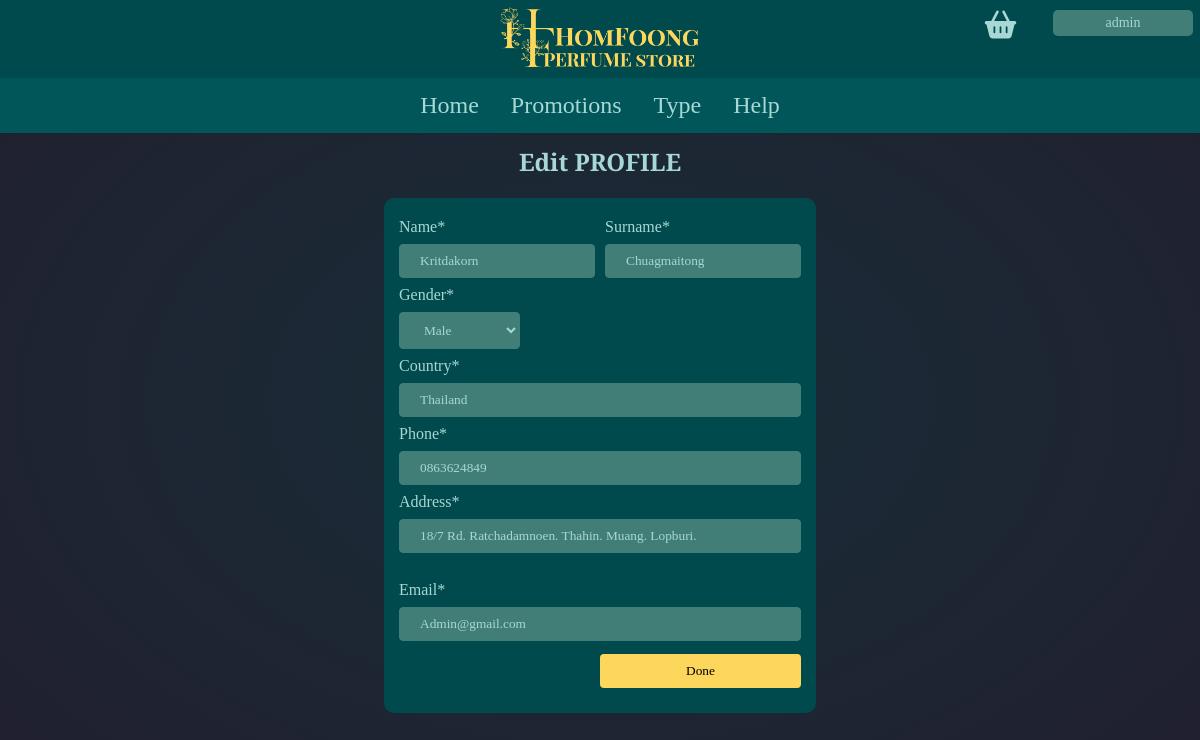
Screenshot of /profile/ (signed in) with the database file from the repository.
### myapp/models.py (models this page shows, shortened)
class customer(models.Model):
    user = models.OneToOneField(User,on_delete=models.CASCADE,default=None)
    email = models.EmailField()
    name = models.CharField(max_length=30)
    phone = models.CharField(max_length=11, blank=True)
    surname = models.CharField(max_length=30)
    gender = models.CharField(max_length=1, default="N")
    country = models.CharField(max_length=50, null=True, blank=True)
    address = models.CharField(max_length=100, null=True, blank=True)
    joined_on = models.DateTimeField(auto_now_add=True)

### myapp/views.py (the view)
# urls.py: path('profile/',views.profile, name='profile'),
def profile(request):
    try:
        instance = get_object_or_404(customer, user=request.user)
        form = ProfileForm(request.POST or None, instance=instance)
        if form.is_valid():
            form.save()
            return redirect('home')
        else:
            context = {
                'form': form,
                'user': request.user
            }
            return render(request, 'profile.html', context)
    except:
        return redirect('createprofile')

### myapp/forms.py
class ProfileForm(forms.ModelForm):
    GENDER = (('', 'Choose...'), ('M', 'Male'),
              ('F', 'Female'), ('L', 'LGBTQ'))
    name = forms.CharField(widget=forms.TextInput(attrs={'style':'background-color: #417E77; '}))
    surname = forms.CharField(widget=forms.TextInput(attrs={ 'style':'background-color: #417E77; '}))
    gender = forms.ChoiceField(choices=GENDER)
    country = forms.CharField(widget=forms.TextInput(attrs={'style':'background-color: #417E77; '}))
    phone = forms.CharField(widget=forms.TextInput(attrs={'style':'background-color: #417E77; '}))
    address = forms.CharField(widget=forms.TextInput(attrs={'style':'background-color: #417E77; '}))
    email = forms.CharField(widget=forms.EmailInput(attrs={'style':'background-color: #417E77; '}))
    class Meta:
        model = customer
        fields = ['name', 'surname', 'gender', 'country','phone', 'address','email']

### myapp/templates/profile.html (shortened to what this page needs)
{% load static %}
{% load crispy_forms_tags %}
<head>
    <link rel="stylesheet" type="text/css" href='{% static "css/style.css" %}'>
    <link rel="stylesheet" href="https://cdnjs.cloudflare.com/ajax/libs/font-awesome/4.7.0/css/font-awesome.min.css">
</head>
<body>
    <div style="position: fixed; width: 100%; top: 0px;">
        <div class="logo">
            <img src="{% static 'media\logo.png' %}" width="200px">
            <div class="login">
                <a href="{% url 'cart' %}" id="botton" class="fa-solid fa-basket-shopping" style="font-size: 28; margin: 6px 3px; background: none;"></a>
                {% if user.is_authenticated %}
                <div class="dropdown">
                    <button class="dropbtn">{{user.username}}</button>
                </div>
                {% else %}
                <a id="botton" href="{% url 'customerregistration' %}">Sign up</a>
                <a id="botton" href="{% url 'customerlogin' %}">Sign in</a>
                {% endif %}
            </div>
        </div>
        <div class="navbar">
            <a href="{% url 'home' %}">Home</a>
            <a href="{% url 'promotions' %}">Promotions</a>
            <a href="{% url 'type' %}">Type</a>
            <a href="{% url 'help' %}">Help</a>
        </div>
    </div>
    {% block content %}
    <form method="post">
        <h2 style="margin-top: 145px; text-align: center;">Edit PROFILE</h2>
        <div class="containerF">
            <div style="margin: 20px 15px;">
                <div class="forms">
                    <div class="fi_la">
                        <div style="margin-right: 10px;">
                            {{ form.name|as_crispy_field }}
                        </div>
                        {{ form.surname|as_crispy_field }}
                    </div>
                    {{ form.gender|as_crispy_field }}
                    {{ form.country|as_crispy_field }}
                    {{ form.phone|as_crispy_field }}
                    {{ form.address|as_crispy_field }}
                    <div style="margin-top: 20px;">
                        {{ form.email|as_crispy_field }}
                    </div>
                </div>
                <button type="submit" id="submit">Done</button>
            </div>
        </div>
    </form>
    {% endblock %}
</body>

### myapp/static/css/style.css (style rules this page uses)
* { font-family: 'Playfair Display SC', serif; color: #a7d8d5; }
::placeholder { color: #A7D8D5; opacity: 1; }
body { margin: 0; background: radial-gradient(ellipse at center, #192d38 0, #211f2f 100%); }
.dropbtn { float: left; display: block; color: #A7D8D5; background: #417E77; text-align: center; padding: 5px 7px; width: 140px; border: none; margin: 11px 3px; text-decoration: none; font-size: 14px; border-radius: 5px; }
.dropdown { position: relative; display: inline-block; }
.logo { overflow: hidden; background-color: #004A4D; display: flex; justify-content: center; }
.logo a[id=botton] { float: left; display: block; color: #A7D8D5; background: #417E77; text-align: center; padding: 5px 7px; margin: 11px 3px; text-decoration: none; font-size: 14px; border-radius: 5px; }
.navbar { overflow: hidden; background-color: #005659; display: flex; justify-content: center; top: 0; width: 100%; }
.navbar a { float: left; display: block; color: #A7D8D5; text-align: center; padding: 14px 16px; text-decoration: none; font-size: 3vmin; }
.login { display: flex; margin: 14px; position: fixed; right: -10px; top: -15px; }
.logo a[id=botton] { width: 89px; padding: 6px 2px; margin: 11px 4px; text-decoration: none; font-size: 14px; }

### myapp/templates/profile.html (style rules this page uses)
label { color: #A7D8D5; }
.containerF input[type=text], select { width: 100%; padding: 8px 20px; margin: 8px 0; display: inline-block; border: 1px solid #417E77; border-radius: 4px; box-sizing: border-box; }
.containerF select { width: 30%; padding: 9px 20px; margin: 8px 0; color: #A7D8D5; display: inline-block; background-color: #417E77; border: 1px solid #417E77; border-radius: 4px; box-sizing: border-box; }
.containerF input[type=email] { width: 100%; padding: 8px 20px; margin: 8px 0; display: inline-block; border: 1px solid #417E77; border-radius: 4px; box-sizing: border-box; }
.containerF button[type=submit] { float: right; width: 50%; background-color: #FDD65C; color: rgb(0, 0, 0); padding: 9px 20px; margin: 5px 0; border: none; border-radius: 4px; cursor: pointer; }
.containerF { display: flex; margin: 0% 32%; border-radius: 10px; justify-content: center; background-color: #004A4D; }
.forms input { padding: 10px; }
.fi_la { display: flex; justify-content: space-between; }

### rows the page displays
customer: name "Kritdakorn", surname "Chuagmaitong", gender "Male", country "Thailand", phone "0863624849", address "18/7 Rd. Ratchadamnoen. Thahin. Muang. Lopburi.", email "Admin@gmail.com"

### other values shown
{{ user.username }} "admin"
